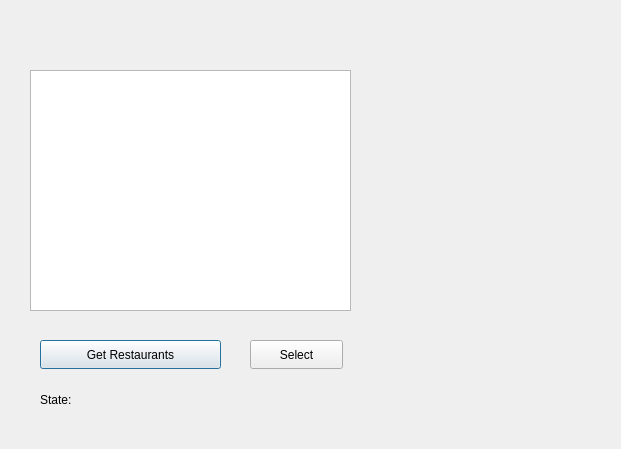
<?xml version="1.0" encoding="UTF-8"?>
<ui version="4.0">
 <class>SecDialog</class>
 <widget class="QDialog" name="SecDialog">
  <property name="geometry">
   <rect>
    <x>0</x>
    <y>0</y>
    <width>621</width>
    <height>449</height>
   </rect>
  </property>
  <property name="windowTitle">
   <string>Dialog</string>
  </property>
  <widget class="QListView" name="listView">
   <property name="geometry">
    <rect>
     <x>30</x>
     <y>70</y>
     <width>321</width>
     <height>241</height>
    </rect>
   </property>
  </widget>
  <widget class="QPushButton" name="pushButton">
   <property name="geometry">
    <rect>
     <x>40</x>
     <y>340</y>
     <width>181</width>
     <height>29</height>
    </rect>
   </property>
   <property name="text">
    <string>Get Restaurants</string>
   </property>
  </widget>
  <widget class="QLabel" name="label_state">
   <property name="geometry">
    <rect>
     <x>40</x>
     <y>390</y>
     <width>161</width>
     <height>20</height>
    </rect>
   </property>
   <property name="text">
    <string>State:</string>
   </property>
  </widget>
  <widget class="QPushButton" name="pushButton_Select">
   <property name="geometry">
    <rect>
     <x>250</x>
     <y>340</y>
     <width>93</width>
     <height>29</height>
    </rect>
   </property>
   <property name="text">
    <string>Select</string>
   </property>
  </widget>
  <widget class="QLabel" name="label">
   <property name="geometry">
    <rect>
     <x>-2</x>
     <y>-5</y>
     <width>621</width>
     <height>461</height>
    </rect>
   </property>
   <property name="styleSheet">
    <string notr="true">border-image: url(:/resources/img/pexels-lisa.jpg);</string>
   </property>
   <property name="text">
    <string/>
   </property>
  </widget>
  <zorder>label</zorder>
  <zorder>listView</zorder>
  <zorder>pushButton</zorder>
  <zorder>label_state</zorder>
  <zorder>pushButton_Select</zorder>
 </widget>
 <resources/>
 <connections/>
</ui>
